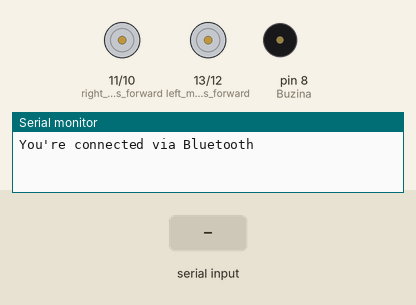
Bench run of a sketch on a simulated Arduino Uno, built with avr-gcc and run on an emulated ATmega328P. On the bench: motor-driver pin pairs drawn as motors (green arrow = first pin HIGH = forward, orange = second pin HIGH = backward, longer = more drive), buzzer (waves = sounding), the last lines printed to the serial monitor. Inputs (shaded band) come from the test bench.

Above: at 1.2 s.
1.3 s: "B" received over the second serial link
At 2.5 s:
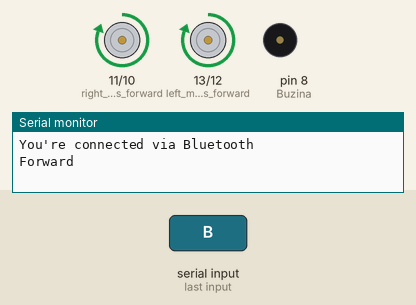
2.8 s: "F" received over the second serial link
At 3.8 s:
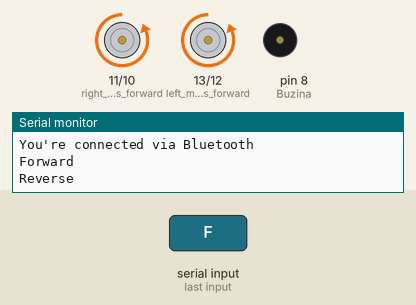
4.3 s: "R" received over the second serial link
At 5.0 s:
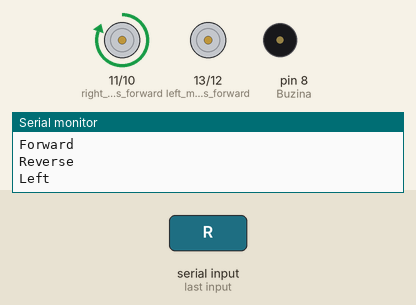
5.8 s: "L" received over the second serial link
At 6.1 s:
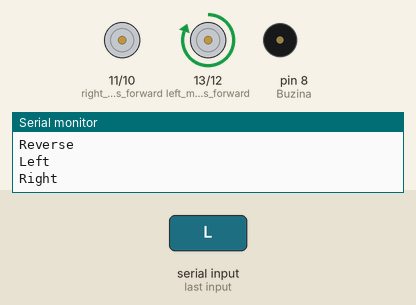
7.3 s: "V" received over the second serial link
At 8.4 s:
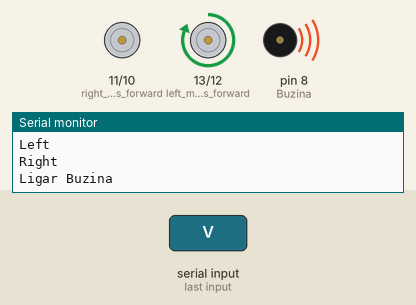
8.8 s: "S" received over the second serial link
At 9.6 s:
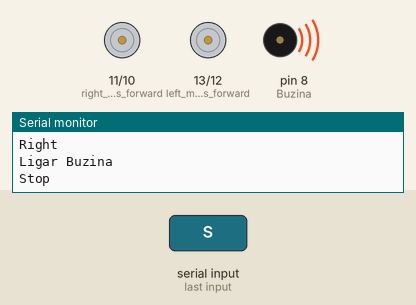
Timing chart, 0 to 11.3 s (numbered marks = the images above; inputs shaded):
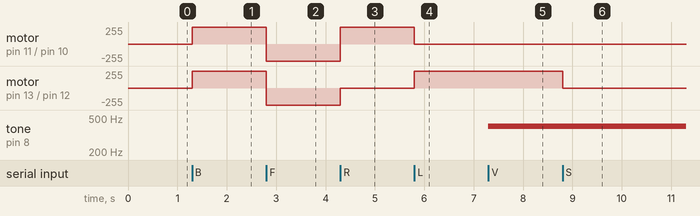

Measured:
- after the input at 1.3 s, motor on pin 11 (right_motors_forward) / pin 10 (right_motors_reverse), motor on pin 13 (left_motors_forward) / pin 12 (left_motors_reverse): stopped → forward 255/255 at once
- after the input at 2.8 s, motor on pin 11 (right_motors_forward) / pin 10 (right_motors_reverse), motor on pin 13 (left_motors_forward) / pin 12 (left_motors_reverse): forward 255/255 → backward 255/255 at once
- after the input at 4.3 s, motor on pin 11 (right_motors_forward) / pin 10 (right_motors_reverse): backward 255/255 → forward 255/255 at once; motor on pin 13 (left_motors_forward) / pin 12 (left_motors_reverse): backward 255/255 → stopped at once
- after the input at 5.8 s, motor on pin 11 (right_motors_forward) / pin 10 (right_motors_reverse): forward 255/255 → stopped at once; motor on pin 13 (left_motors_forward) / pin 12 (left_motors_reverse): stopped → forward 255/255 at once
- after the input at 7.3 s, tone on pin 8 (Buzina): silent → 400 Hz at once
- after the input at 8.8 s, motor on pin 13 (left_motors_forward) / pin 12 (left_motors_reverse): forward 255/255 → stopped at once

The sketch:

carro_arduino.ino
```cpp
#include <SoftwareSerial.h>


SoftwareSerial mySerial(0, 1); // RX | TX
int command ;
void setup() {
   Serial.begin(9600);
   mySerial.begin(9600);
   Serial.println("You're connected via Bluetooth");
   pinMode(13,OUTPUT);   //left motors forward
   pinMode(12,OUTPUT);   //left motors reverse
   pinMode(11,OUTPUT);   //right motors forward
   pinMode(10,OUTPUT);   //right motors reverse
   pinMode(8,OUTPUT);   // Buzina (Buzzer)

}

void loop() {
   if (mySerial.available())
   {
    command=(mySerial.read());
    if (command=='B')
    {
      Serial.println("Forward");
      digitalWrite(13,HIGH);
      digitalWrite(12,LOW);
      digitalWrite(11,HIGH);
      digitalWrite(10,LOW);

    }

        else if (command=='F')
    {
      Serial.println("Reverse");
      digitalWrite(13,LOW);
      digitalWrite(12,HIGH);
      digitalWrite(11,LOW);
      digitalWrite(10,HIGH);
    }

        else if (command=='R')
    {
      Serial.println("Left");
      digitalWrite(13,LOW);
      digitalWrite(12,LOW);
      digitalWrite(11,HIGH);
      digitalWrite(10,LOW);
    }

        else if (command=='L')
    {
      Serial.println("Right");
      digitalWrite(13,HIGH);
      digitalWrite(12,LOW);
      digitalWrite(11,LOW);
      digitalWrite(10,LOW);
    }

        else if (command=='S')
    {
      Serial.println("Stop");
      digitalWrite(13,LOW);
      digitalWrite(12,LOW);
      digitalWrite(11,LOW);
      digitalWrite(10,LOW);
    }

            else if (command=='W')
    {
      Serial.println("Front Lights on");
      digitalWrite(7,HIGH);
    }
            else if (command=='w')
    {
      Serial.println("Front Lights off");
      digitalWrite(7,LOW);
    }

            else if (command=='V')
    {
      Serial.println("Ligar Buzina");
      tone(8,400);
    }

                else if (command=='v')
    {
      Serial.println("Desligar Buzina");
        noTone(8);
        //delay(200);
    }

       delay(30);
  }
}
```
